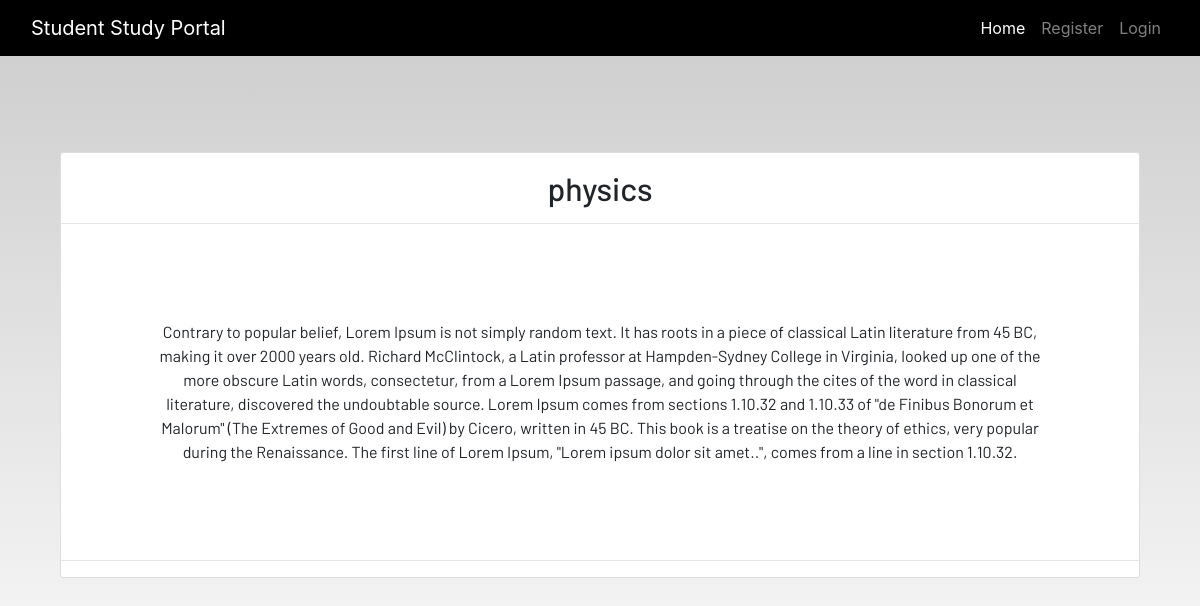
Screenshot of /notes_detail/10/ with the database file from the repository.
### dashboard/models.py (models this page shows, shortened)
class Notes(models.Model):
    user = models.ForeignKey(User,on_delete=models.CASCADE)
    title = models.CharField(max_length=100)
    description =models.TextField()
    class Meta:
        verbose_name = 'notes'
        verbose_name_plural ='notes'

### dashboard/views.py (the view)
# urls.py: path('notes_detail/<int:pk>/',views.NotesDetailView.as_view(),name='notes_detail'),
class NotesDetailView(generic.DetailView):
    model = Notes
    template_name = 'notes_detail.html'
    context_object_name = 'notes'

### templates/notes_detail.html
{% extends 'base.html' %}
{% load static %}
{% block content %}
<section class='text-center container'>
    <div class="container">
        <div class="content-section p-0 mt-5">
            <div class="m-3">
                <h2>{{notes.title}}</h2>
            </div>
            <hr class="p-0 m-0">
            <p class="description m-5 p-5">
                {{notes.description}}
            </p>
            <hr>
        </div>
    </div>
</section>
{% endblock content %}

### static/css/main.css (style rules this page uses)
html { scroll-behavior: smooth; height: 100%; width: 100%; }
html, body { max-width: 100%; overflow-x: hidden; height: 100%; width: 100%; }
body { background: linear-gradient(rgba(0, 0, 0, 0.2), rgba(255, 255, 255, 0.5)); overflow-x: hidden; background-repeat: no-repeat; }
.content-section { background: #ffffff; padding: 10px 20px; border: 1px solid #dddddd; border-radius: 3px; margin-bottom: 20px; }

### rows the page displays
Notes: title "physics", description "Contrary to popular belief, Lorem Ipsum is not simply random text. It has roots in a piece of classical Latin literature from 45 BC, making it over 2000 years old. Richard McClintock, a Latin professor at Hampden-Sydney College in Virginia, looked up one of the more obscure Latin words, consectetur, from a Lorem Ipsum passage, and going through the cites of the word in classical literature, discovered the undoubtable source. Lorem Ipsum comes from sections 1.10.32 and 1.10.33 of \"de Finibus Bonorum et Malorum\" (The Extremes of Good and Evil) by Cicero, written in 45 BC. This book is a treatise on the theory of ethics, very popular during the Renaissance. The first line of Lorem Ipsum,…"
